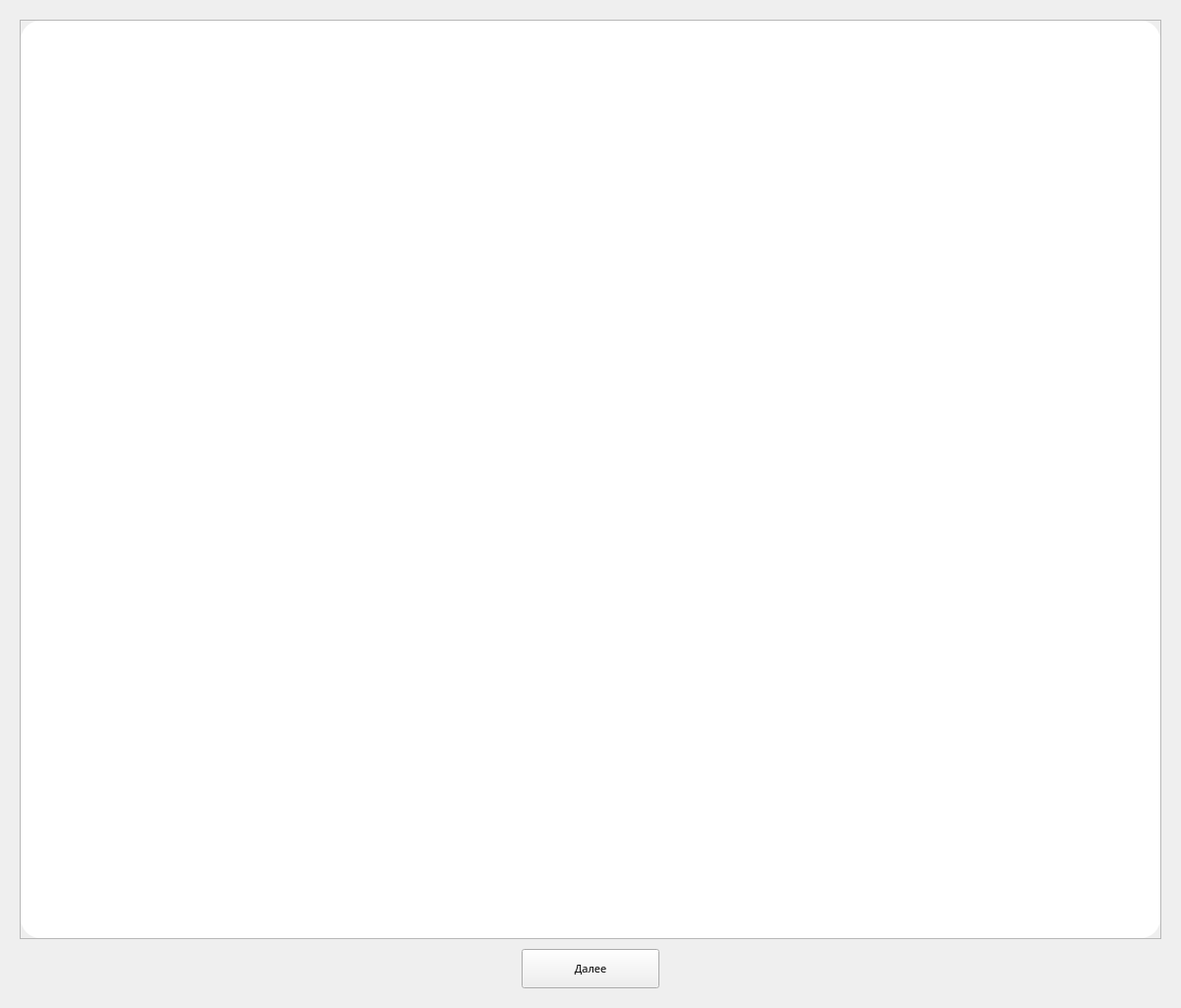
<?xml version="1.0" encoding="UTF-8"?>
<ui version="4.0">
 <class>GroupVisibilityWindow</class>
 <widget class="QWidget" name="GroupVisibilityWindow">
  <property name="geometry">
   <rect>
    <x>0</x>
    <y>0</y>
    <width>1200</width>
    <height>1024</height>
   </rect>
  </property>
  <property name="minimumSize">
   <size>
    <width>1200</width>
    <height>1024</height>
   </size>
  </property>
  <property name="font">
   <font>
    <pointsize>8</pointsize>
   </font>
  </property>
  <property name="windowTitle">
   <string>Видимость внутри группировки</string>
  </property>
  <property name="windowIcon">
   <iconset>
    <normaloff>img/IconSatellite.png</normaloff>img/IconSatellite.png</iconset>
  </property>
  <layout class="QGridLayout" name="gridLayout">
   <property name="leftMargin">
    <number>20</number>
   </property>
   <property name="topMargin">
    <number>20</number>
   </property>
   <property name="rightMargin">
    <number>20</number>
   </property>
   <property name="bottomMargin">
    <number>20</number>
   </property>
   <property name="spacing">
    <number>10</number>
   </property>
   <item row="1" column="1">
    <widget class="QPushButton" name="btnNext">
     <property name="minimumSize">
      <size>
       <width>140</width>
       <height>40</height>
      </size>
     </property>
     <property name="font">
      <font>
       <family>Montserrat</family>
      </font>
     </property>
     <property name="text">
      <string>Далее</string>
     </property>
    </widget>
   </item>
   <item row="1" column="0">
    <spacer name="horizontalSpacer">
     <property name="orientation">
      <enum>Qt::Horizontal</enum>
     </property>
     <property name="sizeHint" stdset="0">
      <size>
       <width>40</width>
       <height>20</height>
      </size>
     </property>
    </spacer>
   </item>
   <item row="1" column="2">
    <spacer name="horizontalSpacer_2">
     <property name="orientation">
      <enum>Qt::Horizontal</enum>
     </property>
     <property name="sizeHint" stdset="0">
      <size>
       <width>40</width>
       <height>20</height>
      </size>
     </property>
    </spacer>
   </item>
   <item row="0" column="0" colspan="3">
    <widget class="QFrame" name="frame">
     <property name="frameShape">
      <enum>QFrame::StyledPanel</enum>
     </property>
     <property name="frameShadow">
      <enum>QFrame::Raised</enum>
     </property>
     <layout class="QGridLayout" name="gridLayout_3">
      <property name="leftMargin">
       <number>0</number>
      </property>
      <property name="topMargin">
       <number>0</number>
      </property>
      <property name="rightMargin">
       <number>0</number>
      </property>
      <property name="bottomMargin">
       <number>0</number>
      </property>
      <property name="spacing">
       <number>10</number>
      </property>
      <item row="0" column="0">
       <widget class="QFrame" name="fSat">
        <property name="maximumSize">
         <size>
          <width>16777215</width>
          <height>16777215</height>
         </size>
        </property>
        <property name="font">
         <font>
          <family>Montserrat</family>
         </font>
        </property>
        <property name="styleSheet">
         <string notr="true">QFrame#fSat{
	background-color:#fff;
	border:none;
	border-radius: 20px;
}</string>
        </property>
        <property name="frameShape">
         <enum>QFrame::StyledPanel</enum>
        </property>
        <property name="frameShadow">
         <enum>QFrame::Raised</enum>
        </property>
       </widget>
      </item>
     </layout>
    </widget>
   </item>
  </layout>
 </widget>
 <resources/>
 <connections/>
</ui>
